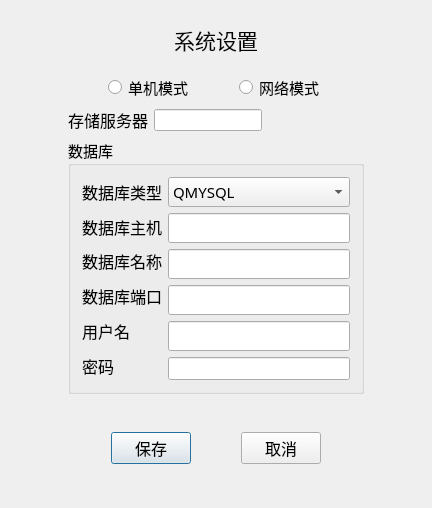
<?xml version="1.0" encoding="UTF-8"?>
<ui version="4.0">
 <class>SysConfiguration</class>
 <widget class="QDialog" name="SysConfiguration">
  <property name="geometry">
   <rect>
    <x>0</x>
    <y>0</y>
    <width>432</width>
    <height>508</height>
   </rect>
  </property>
  <property name="windowTitle">
   <string>系统设置</string>
  </property>
  <property name="windowIcon">
   <iconset theme=":/MainWindow/Resources/system_72px_.png"/>
  </property>
  <layout class="QGridLayout" name="gridLayout">
   <item row="0" column="1">
    <spacer name="verticalSpacer">
     <property name="orientation">
      <enum>Qt::Vertical</enum>
     </property>
     <property name="sizeHint" stdset="0">
      <size>
       <width>20</width>
       <height>19</height>
      </size>
     </property>
    </spacer>
   </item>
   <item row="1" column="1">
    <widget class="QLabel" name="label_4">
     <property name="font">
      <font>
       <family>华文楷体</family>
       <pointsize>16</pointsize>
      </font>
     </property>
     <property name="text">
      <string>系统设置</string>
     </property>
     <property name="alignment">
      <set>Qt::AlignCenter</set>
     </property>
    </widget>
   </item>
   <item row="2" column="1">
    <spacer name="verticalSpacer_4">
     <property name="orientation">
      <enum>Qt::Vertical</enum>
     </property>
     <property name="sizeHint" stdset="0">
      <size>
       <width>20</width>
       <height>18</height>
      </size>
     </property>
    </spacer>
   </item>
   <item row="3" column="0">
    <spacer name="horizontalSpacer_8">
     <property name="orientation">
      <enum>Qt::Horizontal</enum>
     </property>
     <property name="sizeHint" stdset="0">
      <size>
       <width>24</width>
       <height>20</height>
      </size>
     </property>
    </spacer>
   </item>
   <item row="3" column="1">
    <layout class="QVBoxLayout" name="verticalLayout_3">
     <item>
      <layout class="QHBoxLayout" name="horizontalLayout_4">
       <item>
        <spacer name="horizontalSpacer_4">
         <property name="orientation">
          <enum>Qt::Horizontal</enum>
         </property>
         <property name="sizeHint" stdset="0">
          <size>
           <width>40</width>
           <height>20</height>
          </size>
         </property>
        </spacer>
       </item>
       <item>
        <widget class="QRadioButton" name="local_radioButton">
         <property name="font">
          <font>
           <family>华文楷体</family>
           <pointsize>11</pointsize>
          </font>
         </property>
         <property name="text">
          <string>单机模式</string>
         </property>
        </widget>
       </item>
       <item>
        <spacer name="horizontalSpacer_5">
         <property name="orientation">
          <enum>Qt::Horizontal</enum>
         </property>
         <property name="sizeHint" stdset="0">
          <size>
           <width>40</width>
           <height>20</height>
          </size>
         </property>
        </spacer>
       </item>
       <item>
        <widget class="QRadioButton" name="lan_radioButton">
         <property name="font">
          <font>
           <family>华文楷体</family>
           <pointsize>11</pointsize>
          </font>
         </property>
         <property name="text">
          <string>网络模式</string>
         </property>
        </widget>
       </item>
       <item>
        <spacer name="horizontalSpacer_6">
         <property name="orientation">
          <enum>Qt::Horizontal</enum>
         </property>
         <property name="sizeHint" stdset="0">
          <size>
           <width>40</width>
           <height>20</height>
          </size>
         </property>
        </spacer>
       </item>
      </layout>
     </item>
     <item>
      <layout class="QHBoxLayout" name="horizontalLayout_5">
       <item>
        <widget class="QLabel" name="label_3">
         <property name="font">
          <font>
           <family>华文楷体</family>
           <pointsize>12</pointsize>
          </font>
         </property>
         <property name="text">
          <string>存储服务器</string>
         </property>
        </widget>
       </item>
       <item>
        <widget class="QLineEdit" name="store_lineEdit"/>
       </item>
       <item>
        <spacer name="horizontalSpacer_7">
         <property name="orientation">
          <enum>Qt::Horizontal</enum>
         </property>
         <property name="sizeHint" stdset="0">
          <size>
           <width>40</width>
           <height>20</height>
          </size>
         </property>
        </spacer>
       </item>
      </layout>
     </item>
     <item>
      <widget class="QGroupBox" name="groupBox">
       <property name="font">
        <font>
         <family>华文楷体</family>
         <pointsize>11</pointsize>
        </font>
       </property>
       <property name="title">
        <string>数据库</string>
       </property>
       <layout class="QHBoxLayout" name="horizontalLayout_2">
        <item>
         <layout class="QHBoxLayout" name="horizontalLayout">
          <item>
           <layout class="QVBoxLayout" name="verticalLayout_2">
            <item>
             <widget class="QLabel" name="label_5">
              <property name="font">
               <font>
                <family>华文楷体</family>
                <pointsize>12</pointsize>
               </font>
              </property>
              <property name="text">
               <string>数据库类型</string>
              </property>
             </widget>
            </item>
            <item>
             <widget class="QLabel" name="label_6">
              <property name="font">
               <font>
                <family>华文楷体</family>
                <pointsize>12</pointsize>
               </font>
              </property>
              <property name="text">
               <string>数据库主机</string>
              </property>
             </widget>
            </item>
            <item>
             <widget class="QLabel" name="label_7">
              <property name="font">
               <font>
                <family>华文楷体</family>
                <pointsize>12</pointsize>
               </font>
              </property>
              <property name="text">
               <string>数据库名称</string>
              </property>
             </widget>
            </item>
            <item>
             <widget class="QLabel" name="label">
              <property name="font">
               <font>
                <family>华文楷体</family>
                <pointsize>12</pointsize>
               </font>
              </property>
              <property name="text">
               <string>数据库端口</string>
              </property>
             </widget>
            </item>
            <item>
             <widget class="QLabel" name="label_8">
              <property name="font">
               <font>
                <family>华文楷体</family>
                <pointsize>12</pointsize>
               </font>
              </property>
              <property name="text">
               <string>用户名</string>
              </property>
             </widget>
            </item>
            <item>
             <widget class="QLabel" name="label_9">
              <property name="font">
               <font>
                <family>华文楷体</family>
                <pointsize>12</pointsize>
               </font>
              </property>
              <property name="text">
               <string>密码</string>
              </property>
             </widget>
            </item>
           </layout>
          </item>
          <item>
           <layout class="QVBoxLayout" name="verticalLayout">
            <item>
             <widget class="QComboBox" name="type_comboBox">
              <item>
               <property name="text">
                <string>QMYSQL</string>
               </property>
              </item>
             </widget>
            </item>
            <item>
             <widget class="QLineEdit" name="host_lineEdit"/>
            </item>
            <item>
             <widget class="QLineEdit" name="name_lineEdit"/>
            </item>
            <item>
             <widget class="QLineEdit" name="port_lineEdit"/>
            </item>
            <item>
             <widget class="QLineEdit" name="user_lineEdit"/>
            </item>
            <item>
             <widget class="QLineEdit" name="pass_lineEdit">
              <property name="font">
               <font>
                <family>Times New Roman</family>
                <pointsize>10</pointsize>
                <weight>75</weight>
                <bold>true</bold>
               </font>
              </property>
              <property name="echoMode">
               <enum>QLineEdit::Password</enum>
              </property>
             </widget>
            </item>
           </layout>
          </item>
         </layout>
        </item>
       </layout>
      </widget>
     </item>
    </layout>
   </item>
   <item row="3" column="2">
    <spacer name="horizontalSpacer_9">
     <property name="orientation">
      <enum>Qt::Horizontal</enum>
     </property>
     <property name="sizeHint" stdset="0">
      <size>
       <width>24</width>
       <height>20</height>
      </size>
     </property>
    </spacer>
   </item>
   <item row="4" column="1">
    <spacer name="verticalSpacer_3">
     <property name="orientation">
      <enum>Qt::Vertical</enum>
     </property>
     <property name="sizeHint" stdset="0">
      <size>
       <width>20</width>
       <height>38</height>
      </size>
     </property>
    </spacer>
   </item>
   <item row="5" column="1">
    <layout class="QHBoxLayout" name="horizontalLayout_3">
     <item>
      <spacer name="horizontalSpacer_2">
       <property name="orientation">
        <enum>Qt::Horizontal</enum>
       </property>
       <property name="sizeHint" stdset="0">
        <size>
         <width>40</width>
         <height>20</height>
        </size>
       </property>
      </spacer>
     </item>
     <item>
      <widget class="QPushButton" name="save_pushButton">
       <property name="font">
        <font>
         <family>华文楷体</family>
         <pointsize>12</pointsize>
        </font>
       </property>
       <property name="text">
        <string>保存</string>
       </property>
      </widget>
     </item>
     <item>
      <spacer name="horizontalSpacer">
       <property name="orientation">
        <enum>Qt::Horizontal</enum>
       </property>
       <property name="sizeHint" stdset="0">
        <size>
         <width>40</width>
         <height>20</height>
        </size>
       </property>
      </spacer>
     </item>
     <item>
      <widget class="QPushButton" name="cancel_pushButton">
       <property name="font">
        <font>
         <family>华文楷体</family>
         <pointsize>12</pointsize>
        </font>
       </property>
       <property name="text">
        <string>取消</string>
       </property>
      </widget>
     </item>
     <item>
      <spacer name="horizontalSpacer_3">
       <property name="orientation">
        <enum>Qt::Horizontal</enum>
       </property>
       <property name="sizeHint" stdset="0">
        <size>
         <width>40</width>
         <height>20</height>
        </size>
       </property>
      </spacer>
     </item>
    </layout>
   </item>
   <item row="6" column="1">
    <spacer name="verticalSpacer_2">
     <property name="orientation">
      <enum>Qt::Vertical</enum>
     </property>
     <property name="sizeHint" stdset="0">
      <size>
       <width>20</width>
       <height>39</height>
      </size>
     </property>
    </spacer>
   </item>
  </layout>
 </widget>
 <layoutdefault spacing="6" margin="11"/>
 <resources/>
 <connections/>
</ui>
